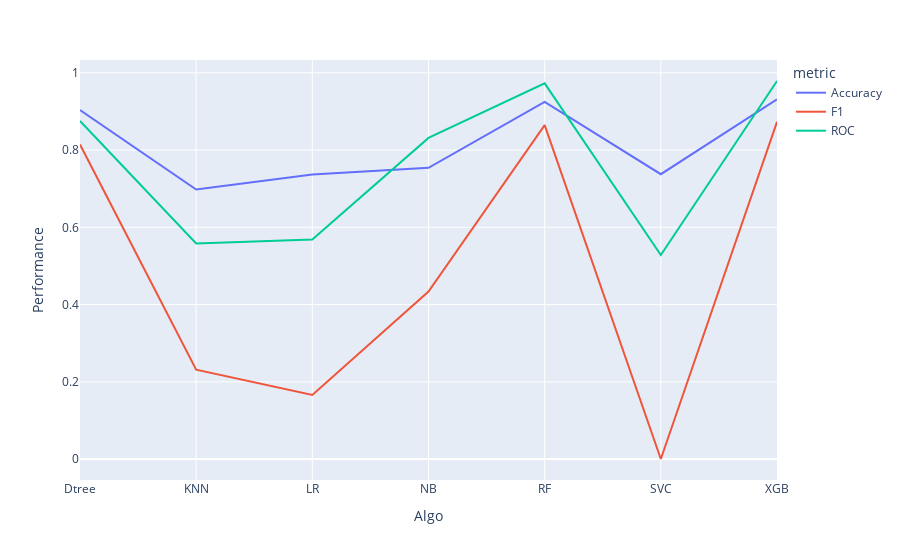

Here is the notebook cell this chart was saved with:
### Code cell
# Split data to 80% training data and 20% of test to check the accuracy of our model
X_train, X_test, y_train, y_test = train_test_split(predictor2, target2, test_size=0.20, random_state=0)


from sklearn.svm import SVC
from sklearn.multioutput import MultiOutputClassifier
from sklearn.ensemble import GradientBoostingClassifier
from sklearn.tree import DecisionTreeClassifier
from sklearn.neighbors import KNeighborsClassifier
from sklearn.naive_bayes import GaussianNB
from sklearn.ensemble import RandomForestClassifier
from sklearn.linear_model import LogisticRegression
import xgboost as xgb
from sklearn.model_selection import KFold, cross_val_score, train_test_split
import time

#create an array of models
models = []
models.append(("LR",LogisticRegression()))
models.append(("NB",GaussianNB()))
models.append(("RF",RandomForestClassifier()))
models.append(("SVC",SVC()))
models.append(("Dtree",DecisionTreeClassifier()))
models.append(("XGB",xgb.XGBClassifier()))
models.append(("KNN",KNeighborsClassifier()))

result = []
#measure the accuracy 
for name,model in models:
    start_time = time.time()
    kfold = KFold(n_splits=2, random_state=22)
    cv_result = cross_val_score(model,X_train,y_train, cv = kfold,scoring = "accuracy")
    execution_time = (time.time() - start_time)
    result.append((name,round(cv_result.mean(),4), round(execution_time,2) ))
    

pd.DataFrame(result)
    
dfa = pd.DataFrame(result, columns =['Algo', 'Accuracy', 'execution_time']) 
dfa 

# sort df by Count column
pd_df = dfa.sort_values(['Accuracy']).reset_index(drop=True)
print (pd_df)


plt.figure(figsize=(5,5))
# plot bar chart with index as x values
ax = sns.barplot(pd_df.index, pd_df.Accuracy)
ax.get_yaxis().set_major_formatter(plt.FuncFormatter(lambda x, loc: "{:,}".format(int(x))))
ax.set(xlabel="Algo", ylabel="Accuracy")
# add proper Dim values as x labels

ax.set_xticklabels(pd_df.Algo)
for item in ax.get_xticklabels(): item.set_rotation(90)
for i, v in enumerate(pd_df["Accuracy"].iteritems()):        
    ax.text(i ,v[1], "{:,}".format(v[1]), color='b', va ='bottom', rotation=0)
plt.tight_layout()
plt.show()


plt.figure(figsize=(5,5))
# plot bar chart with index as x values
ax = sns.barplot(pd_df.index, pd_df.execution_time)
ax.get_yaxis().set_major_formatter(plt.FuncFormatter(lambda x, loc: "{:,}".format(int(x))))
ax.set(xlabel="Algo", ylabel="execution_time")
# add proper Dim values as x labels

ax.set_xticklabels(pd_df.Algo)
for item in ax.get_xticklabels(): item.set_rotation(90)
for i, v in enumerate(pd_df["execution_time"].iteritems()):        
    ax.text(i ,v[1], "{:,}".format(v[1]), color='b', va ='bottom', rotation=0)
plt.tight_layout()
plt.show()




#create an array of models
models = []
models.append(("LR",LogisticRegression()))
models.append(("NB",GaussianNB()))
models.append(("RF",RandomForestClassifier()))
models.append(("SVC",SVC()))
models.append(("Dtree",DecisionTreeClassifier()))
models.append(("XGB",xgb.XGBClassifier()))
models.append(("KNN",KNeighborsClassifier()))

result = []
#measure the accuracy 
for name,model in models:
    start_time = time.time()
    kfold = KFold(n_splits=2, random_state=22)
    cv_result = cross_val_score(model,X_train,y_train, cv = kfold,scoring = "f1")
    execution_time = (time.time() - start_time)
    result.append((name,round(cv_result.mean(),4), round(execution_time,2) ))
    
pd.DataFrame(result)
    
dff = pd.DataFrame(result, columns =['Algo', 'f1', 'execution_time']) 
dff 

# sort df by Count column
pd_df_f = dff.sort_values(['f1']).reset_index(drop=True)
print (pd_df_f)



#create an array of models
models = []
models.append(("LR",LogisticRegression()))
models.append(("NB",GaussianNB()))
models.append(("RF",RandomForestClassifier()))
models.append(("SVC",SVC()))
models.append(("Dtree",DecisionTreeClassifier()))
models.append(("XGB",xgb.XGBClassifier()))
models.append(("KNN",KNeighborsClassifier()))

result = []
#measure the accuracy 
for name,model in models:
    start_time = time.time()
    kfold = KFold(n_splits=2, random_state=22)
    cv_result = cross_val_score(model,X_train,y_train, cv = kfold,scoring = "roc_auc")
    execution_time = (time.time() - start_time)
    result.append((name,round(cv_result.mean(),4), round(execution_time,2) ))
    

pd.DataFrame(result)
    
dfr = pd.DataFrame(result, columns =['Algo', 'roc_auc', 'execution_time']) 
dfr 

# sort df by Count column
pd_df_r = dfr.sort_values(['roc_auc']).reset_index(drop=True)
print (pd_df_r)



# Merge 
pd_df1 = pd_df.copy()
pd_df1.drop(['execution_time'], axis=1, inplace=True)

pd_df_f1 = pd_df_f.copy()
pd_df_f1.drop(['execution_time'], axis=1, inplace=True)

pd_df_r1 = pd_df_r.copy()
pd_df_r1.drop(['execution_time'], axis=1, inplace=True)


result1_pp = pd.merge(pd_df1, pd_df_f1, left_on=['Algo'], right_on=['Algo'], how='left')
result2_pp = pd.merge(result1_pp, pd_df_r1, left_on=['Algo'], right_on=['Algo'], how='left')

result2_pp


# Rename 
pd_df1.rename(columns={"Accuracy": "Performance"}, inplace = True)
pd_df_f1.rename(columns={"f1": "Performance"}, inplace = True)
pd_df_r1.rename(columns={"roc_auc": "Performance"}, inplace = True)

pd_df1['metric'] = 'Accuracy'
pd_df_f1['metric'] = 'F1'
pd_df_r1['metric'] = 'ROC'

df_performance1 = pd_df1

df_performance2 = df_performance1.append(pd_df_f1)

df_performance = df_performance2.append(pd_df_r1)
df_performance
df_performance = df_performance.sort_values(["Algo","metric"], ascending = (True, True))


import plotly.express as px

df = df_performance
fig = px.line(df, x="Algo", y="Performance", color = 'metric')

fig.show()

### Figure 1 — Plotly figure (JSON) as saved in the notebook; plotly's stock layout.template omitted (floating-point values rounded to 4 significant figures)
{"data": [{"hovertemplate": "metric=Accuracy<br>Algo=%{x}<br>Performance=%{y}<extra></extra>", "legendgroup": "Accuracy", "line": {"color": "#636efa", "dash": "solid"}, "mode": "lines", "name": "Accuracy", "orientation": "v", "showlegend": true, "type": "scatter", "x": ["Dtree", "KNN", "LR", "NB", "RF", "SVC", "XGB"], "xaxis": "x", "y": [0.9038, 0.698, 0.7369, 0.7542, 0.9248, 0.7376, 0.9312], "yaxis": "y"}, {"hovertemplate": "metric=F1<br>Algo=%{x}<br>Performance=%{y}<extra></extra>", "legendgroup": "F1", "line": {"color": "#EF553B", "dash": "solid"}, "mode": "lines", "name": "F1", "orientation": "v", "showlegend": true, "type": "scatter", "x": ["Dtree", "KNN", "LR", "NB", "RF", "SVC", "XGB"], "xaxis": "x", "y": [0.8145, 0.2315, 0.166, 0.4336, 0.8648, 0.0002, 0.8731], "yaxis": "y"}, {"hovertemplate": "metric=ROC<br>Algo=%{x}<br>Performance=%{y}<extra></extra>", "legendgroup": "ROC", "line": {"color": "#00cc96", "dash": "solid"}, "mode": "lines", "name": "ROC", "orientation": "v", "showlegend": true, "type": "scatter", "x": ["Dtree", "KNN", "LR", "NB", "RF", "SVC", "XGB"], "xaxis": "x", "y": [0.8752, 0.558, 0.5686, 0.8316, 0.9729, 0.5283, 0.9789], "yaxis": "y"}], "layout": {"legend": {"title": {"text": "metric"}, "tracegroupgap": 0}, "margin": {"t": 60}, "xaxis": {"anchor": "y", "domain": [0, 1], "title": {"text": "Algo"}}, "yaxis": {"anchor": "x", "domain": [0, 1], "title": {"text": "Performance"}}}}
